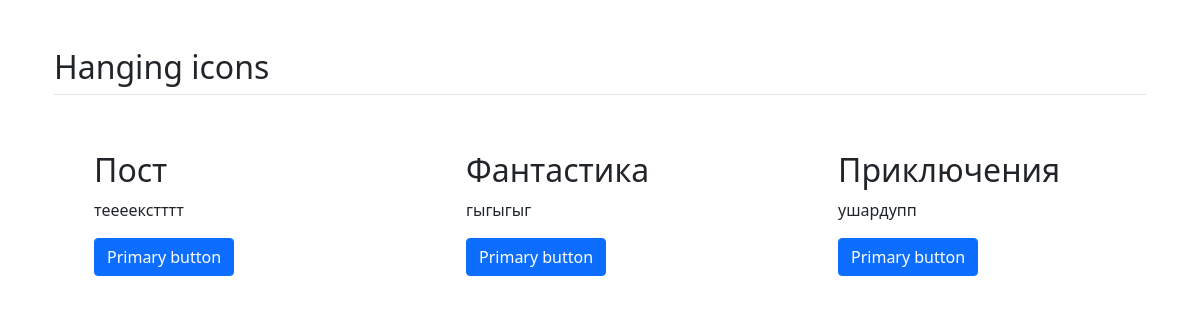
The page /author/1 on the database as committed earlier.
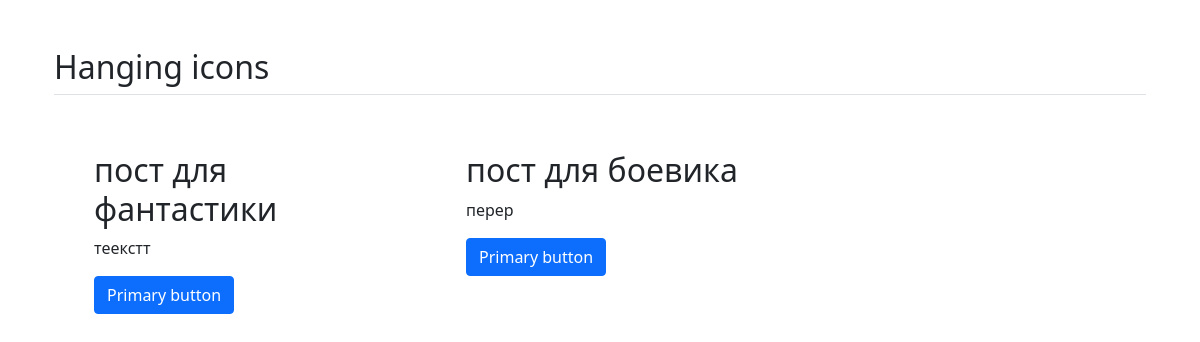
The same page on the database as committed later.
### blog/models.py (models this page shows, shortened)
class Post(models.Model):
    title = models.CharField(max_length=255, verbose_name='Заголовок')
    text = models.TextField(verbose_name='Текст')
    created_at = models.DateTimeField(auto_now_add=True)
    category = models.ForeignKey(to='Category', on_delete=models.CASCADE, verbose_name='Категория')
    author = models.ForeignKey(to='Author', on_delete=models.CASCADE, verbose_name='Автор', null=True)

### blog/views.py (the view)
# urls.py: path('author/<int:pk>', author, name='author'),
def author(request, pk):
    posts = Post.objects.filter(author_id=pk)
    params = {
        'posts': posts
    }
    return render(request, 'posts_by_authors.html', params)

### blog/templates/posts_by_authors.html (shortened to what this page needs)
<!DOCTYPE html>
<html lang="en">
<head>
    <link href="https://cdn.jsdelivr.net/npm/bootstrap@5.1.3/dist/css/bootstrap.min.css" rel="stylesheet"
>
</head>
<body>
<div class="container px-4 py-5" id="hanging-icons">
    <h2 class="pb-2 border-bottom">Hanging icons</h2>
    <div class="row g-4 py-5 row-cols-1 row-cols-lg-3">
        {% for i in posts %}
        <div class="col d-flex align-items-start">
            <div class="icon-square text-bg-light d-inline-flex align-items-center justify-content-center fs-4 flex-shrink-0 me-3">
                <svg class="bi" width="1em" height="1em">
                    <use xlink:href="#toggles2"></use>
                </svg>
            </div>
            <div>
                <h3 class="fs-2">{{ i.title }}</h3>
                <p>{{ i.text }}</p>
                <a href="#" class="btn btn-primary">
                    Primary button
                </a>
            </div>
        </div>
        {% endfor %}
    </div>
</div>
</body>
</html>

Rows that differ between the two databases and show on the page:
removed Post: title "Пост", text "теееекстттт"
removed Post: title "Фантастика", text "гыгыгыг"
removed Post: title "Приключения", text "ушардупп"
added Post: title "пост для фантастики", text "теекстт"
added Post: title "пост для боевика", text "перер"
